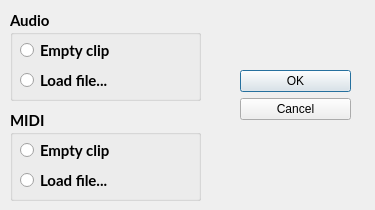
<?xml version="1.0" encoding="UTF-8"?>
<ui version="4.0">
 <class>Dialog</class>
 <widget class="QDialog" name="Dialog">
  <property name="geometry">
   <rect>
    <x>0</x>
    <y>0</y>
    <width>375</width>
    <height>210</height>
   </rect>
  </property>
  <property name="windowTitle">
   <string>Dialog</string>
  </property>
  <widget class="QDialogButtonBox" name="buttonBox">
   <property name="geometry">
    <rect>
     <x>240</x>
     <y>70</y>
     <width>111</width>
     <height>61</height>
    </rect>
   </property>
   <property name="orientation">
    <enum>Qt::Vertical</enum>
   </property>
   <property name="standardButtons">
    <set>QDialogButtonBox::Cancel|QDialogButtonBox::Ok</set>
   </property>
  </widget>
  <widget class="QGroupBox" name="audio_group">
   <property name="geometry">
    <rect>
     <x>10</x>
     <y>10</y>
     <width>191</width>
     <height>91</height>
    </rect>
   </property>
   <property name="font">
    <font>
     <family>Lato</family>
     <pointsize>11</pointsize>
     <weight>75</weight>
     <bold>true</bold>
    </font>
   </property>
   <property name="title">
    <string>Audio</string>
   </property>
   <widget class="QRadioButton" name="audioLoadButton">
    <property name="geometry">
     <rect>
      <x>10</x>
      <y>60</y>
      <width>141</width>
      <height>21</height>
     </rect>
    </property>
    <property name="text">
     <string>Load file...</string>
    </property>
   </widget>
   <widget class="QRadioButton" name="audioNewButton">
    <property name="geometry">
     <rect>
      <x>10</x>
      <y>30</y>
      <width>131</width>
      <height>21</height>
     </rect>
    </property>
    <property name="text">
     <string>Empty clip</string>
    </property>
   </widget>
  </widget>
  <widget class="QGroupBox" name="midi_group">
   <property name="geometry">
    <rect>
     <x>10</x>
     <y>110</y>
     <width>191</width>
     <height>91</height>
    </rect>
   </property>
   <property name="font">
    <font>
     <family>Lato</family>
     <pointsize>11</pointsize>
     <weight>75</weight>
     <bold>true</bold>
    </font>
   </property>
   <property name="title">
    <string>MIDI</string>
   </property>
   <widget class="QRadioButton" name="midiNewButton">
    <property name="geometry">
     <rect>
      <x>10</x>
      <y>30</y>
      <width>131</width>
      <height>21</height>
     </rect>
    </property>
    <property name="text">
     <string>Empty clip</string>
    </property>
   </widget>
   <widget class="QRadioButton" name="midiLoadButton">
    <property name="geometry">
     <rect>
      <x>10</x>
      <y>60</y>
      <width>141</width>
      <height>21</height>
     </rect>
    </property>
    <property name="text">
     <string>Load file...</string>
    </property>
   </widget>
  </widget>
 </widget>
 <resources/>
 <connections>
  <connection>
   <sender>buttonBox</sender>
   <signal>accepted()</signal>
   <receiver>Dialog</receiver>
   <slot>accept()</slot>
   <hints>
    <hint type="sourcelabel">
     <x>248</x>
     <y>254</y>
    </hint>
    <hint type="destinationlabel">
     <x>157</x>
     <y>274</y>
    </hint>
   </hints>
  </connection>
  <connection>
   <sender>buttonBox</sender>
   <signal>rejected()</signal>
   <receiver>Dialog</receiver>
   <slot>reject()</slot>
   <hints>
    <hint type="sourcelabel">
     <x>316</x>
     <y>260</y>
    </hint>
    <hint type="destinationlabel">
     <x>286</x>
     <y>274</y>
    </hint>
   </hints>
  </connection>
 </connections>
</ui>
